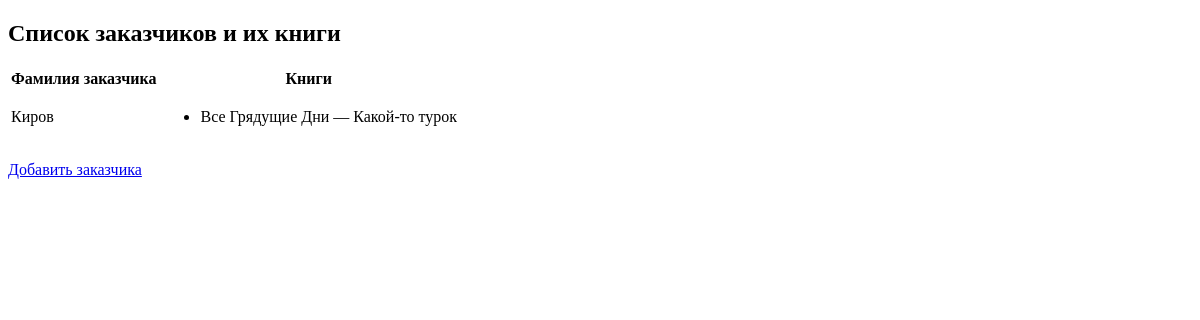
Before: / with the older database file.
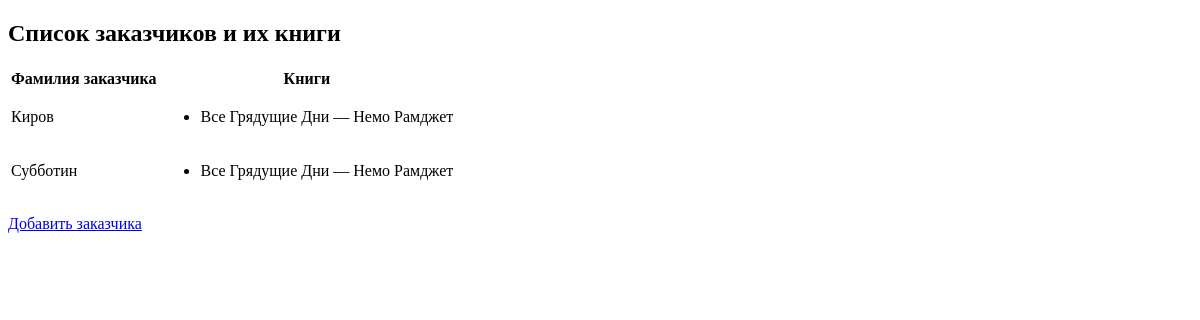
After: the same page with the newer database file.
### app/models.py (models this page shows)
class Orders(models.Model):
    surname = models.CharField(max_length=20)
    date = models.DateField(auto_now_add=True)
    books = models.ManyToManyField(Books, through='OrderedBooks', related_name='orders')

class Books(models.Model):
    title = models.CharField(max_length=20)
    author = models.CharField(max_length=25)
    price = models.IntegerField()

### app/views.py (the view)
# urls.py: path('', views.index),
def index(request):
    orders = Orders.objects.all()
    return render(request, 'index.html', {'orders': orders})

### app/templates/index.html (shortened to what this page needs)
<!DOCTYPE html>
<html lang="ru">
<head>
</head>
<body>
<div>
    <h2>Список заказчиков и их книги</h2>
    <table>
        <thead>
        <tr>
            <th>Фамилия заказчика</th>
            <th>Книги</th>
        </tr>
        </thead>
        <tbody>
        {% for order in orders %}
            <tr>
                <td>{{ order.surname }}</td>
                <td>
                    <ul>
                        {% for book in order.books.all %}
                            <li>
                                {{ book.title }} — {{ book.author }}
                            </li>
                        {% empty %}
                            <li>Книг нет</li>
                        {% endfor %}
                    </ul>
                </td>
            </tr>
        {% empty %}
            <tr>
                <td colspan=>Заказов пока нет</td>
            </tr>
        {% endfor %}
        </tbody>
    </table>
    <p>
        <a href="create_order">Добавить заказчика</a>
    </p>
</div>
</body>
</html>

Changed rows visible on the page:
changed Books "Все Грядущие Дни": author "Какой-то турок" → "Немо Рамджет"
added Orders: surname "Субботин", Books (title "Все Грядущие Дни", author "Немо Рамджет")
